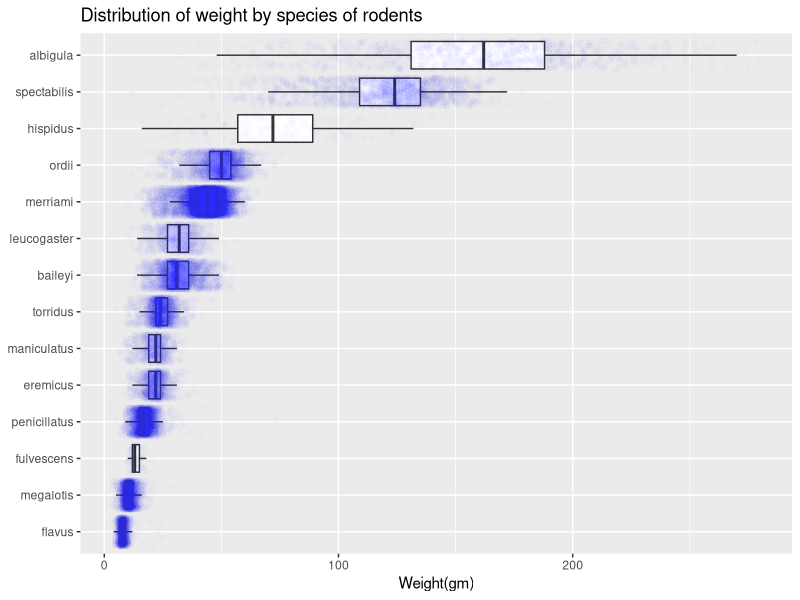
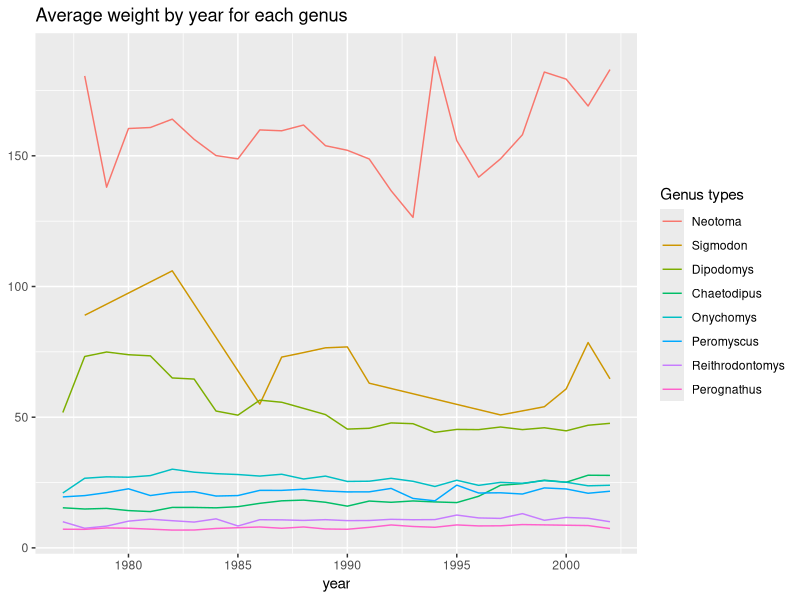
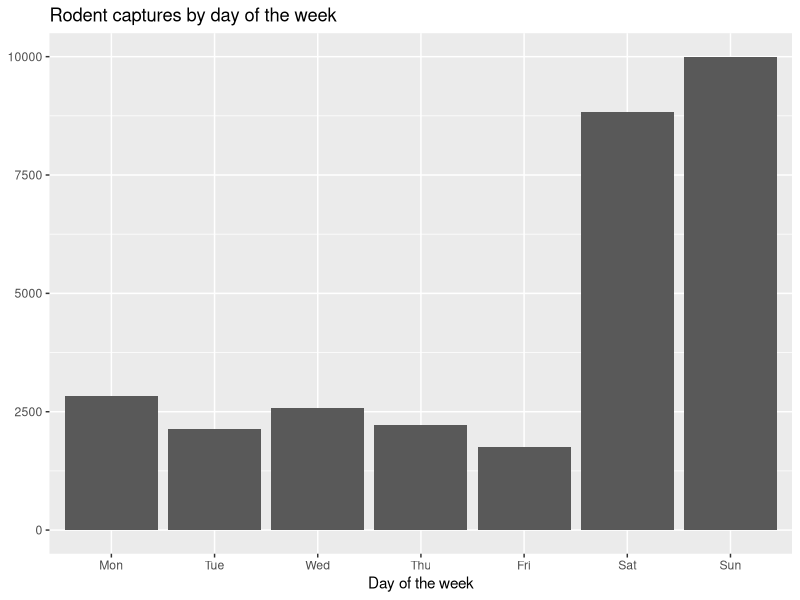
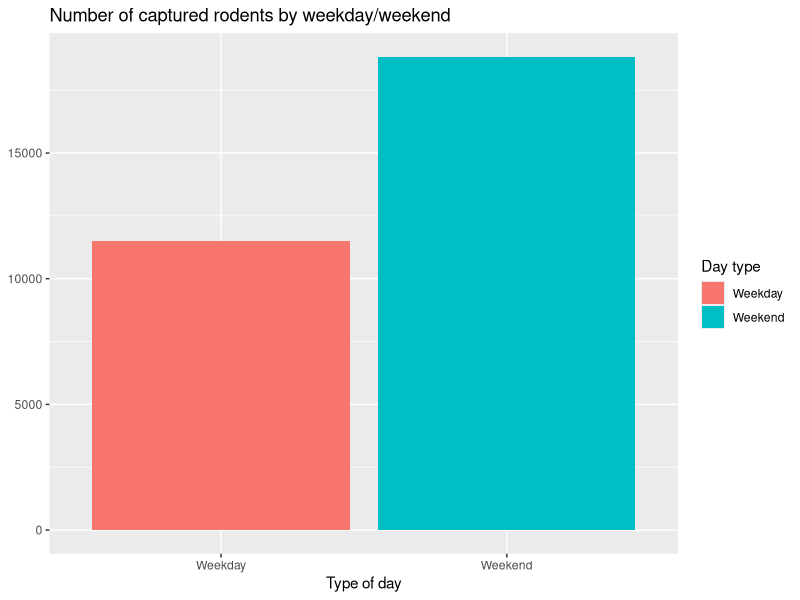

Reproduce these figures in R, in order.
## ---- chunk 1
#| message: false
library(tidyverse)
library(here)
## ---- chunk 2
#| message: false
# Code for question 1! 
surveys <- read_csv(here::here("supporting_artifacts", "Lab5", "surveys.csv")) 
## ---- chunk 3
surveys <- drop_na(surveys)
## ---- chunk 4
ggplot(data = surveys, mapping = aes(x = weight, y = fct_reorder(species, weight, .desc = FALSE))) + 
  geom_boxplot(outlier.shape = NA) + 
  geom_jitter(color = "blue", alpha= 0.01) +
  labs(title = "Distribution of weight by species of rodents", x = "Weight(gm)", y = "Species") +
  theme(axis.title.y = element_blank())
## ---- chunk 5
#| message: false
surveys |> 
  group_by(genus, year) |> 
  summarize(avg_weight = mean(weight)) |> 
  ggplot(mapping = aes(x = year, y = avg_weight, color = fct_reorder2(genus, year, avg_weight))) +
    geom_line() +
    labs(title = "Average weight by year for each genus", xlab = "Year", 
         color= "Genus types") +
    theme(axis.title.y = element_blank())
## ---- chunk 6
surveys |> 
  group_by(day_of_week) |>
  count(day_of_week) |> 
  ggplot(mapping = aes(x = factor(day_of_week, levels = c("Mon", "Tue", "Wed", "Thu", "Fri", "Sat", "Sun")), y = n)) +
    geom_col() + 
    labs(title = "Rodent captures by day of the week", x = "Day of the week")+
    theme(axis.title.y = element_blank())
## ---- chunk 7
#| message: false
surveys |> 
  mutate(weekday_collapse = fct_collapse(day_of_week, Weekday = c("Mon", "Tue", "Wed", "Thu", "Fri"), Weekend = c("Sat", "Sun"))) |> 
  ggplot(mapping = aes(x = weekday_collapse, fill = weekday_collapse)) +
    geom_bar() + 
    labs(title = "Number of captured rodents by weekday/weekend", x = "Type of day", fill = "Day type") + 
     theme(axis.title.y = element_blank())
